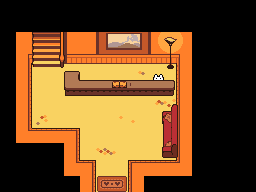

This game map was drawn from its Tiled (.tmx) file and the tilesets committed beside it. A one-line description and the full map source follow:
An orthogonal 16x12 tile map with 16x16 px tiles, 3 tile layers (BGLower, BGUpper, BGUpper2), 3 tilesets and 8 objects.

<map version="1.10" tiledversion="1.10.1" orientation="orthogonal" renderorder="right-down" width="16" height="12" tilewidth="16" tileheight="16" infinite="0" nextlayerid="12" nextobjectid="557">
 <tileset firstgid="1" source="Snowdin.tsx" />
 <tileset firstgid="3649" source="../waterfall/waterfall.tsx" />
 <tileset firstgid="4063" source="Snowdin.tsx" />
 <layer id="7" name="BGLower" width="16" height="12">
  <data encoding="csv">
7656,7656,7656,7656,7656,7656,7656,7656,7656,7656,7656,7656,7656,7656,7656,7656,
7656,7656,7656,7656,7656,7656,7656,7656,7656,7656,7656,7656,7656,7656,7656,7656,
7656,7072,7073,7074,7075,7076,7077,7078,7079,7080,7081,7082,7656,7656,7656,7656,
7656,7136,7137,7138,7139,7140,7141,7142,7143,7144,7145,7146,7656,7656,7656,7656,
7656,7200,7201,7202,7203,7204,7205,7206,7207,7208,7209,7210,7656,7656,7656,7656,
7656,7264,7265,7266,7267,7268,7269,7270,7271,7272,7273,7274,7656,7656,7656,7656,
7656,7328,7329,7330,7331,7332,7333,7334,7335,7336,7337,7338,7656,7656,7656,7656,
7656,7392,7393,7394,7395,7396,7397,7398,7399,7400,7401,7402,7656,7656,7656,7656,
7656,7456,7457,7458,7459,7460,7461,7462,7463,7464,7465,7466,7656,7656,7656,7656,
7656,7656,7656,7656,7523,7524,7525,7526,7527,7528,7529,7530,7656,7656,7656,7656,
7656,7656,7656,7656,7587,7588,7589,7590,7591,7592,7593,7594,7656,7656,7656,7656,
7656,7656,7656,7656,7656,7652,7653,7654,7655,7656,7656,7656,7656,7656,7656,7656
</data>
 </layer>
 <layer id="8" name="BGUpper" width="16" height="12">
  <data encoding="csv">
0,0,0,0,0,0,0,0,0,0,0,0,0,0,0,0,
0,0,0,0,0,0,0,0,0,0,0,0,0,0,0,0,
0,0,0,0,0,0,0,0,0,0,0,0,0,0,0,0,
0,0,0,0,0,0,0,0,0,0,0,0,0,0,0,0,
0,0,0,0,0,0,0,0,0,0,0,0,0,0,0,0,
0,0,0,0,0,0,0,0,0,0,0,0,0,0,0,0,
0,0,0,0,0,0,0,0,0,0,0,0,0,0,0,0,
0,0,0,0,0,0,0,0,0,0,0,0,0,0,0,0,
0,0,0,0,0,0,0,0,0,0,0,0,0,0,0,0,
0,0,0,0,0,0,0,0,0,0,0,0,0,0,0,0,
0,0,0,0,0,0,0,0,0,0,0,0,0,0,0,0,
0,0,0,0,0,0,0,0,0,0,0,0,0,0,0,0
</data>
 </layer>
 <layer id="9" name="BGUpper2" width="16" height="12">
  <data encoding="csv">
0,0,0,0,0,0,0,0,0,0,0,0,0,0,0,0,
0,0,0,0,0,0,0,0,0,0,0,0,0,0,0,0,
0,0,0,0,0,0,0,0,0,0,0,0,0,0,0,0,
0,0,0,0,0,0,0,0,0,0,0,0,0,0,0,0,
0,0,0,0,0,0,0,0,0,0,0,0,0,0,0,0,
0,0,0,0,0,0,0,0,0,0,0,0,0,0,0,0,
0,0,0,0,0,0,0,0,0,0,0,0,0,0,0,0,
0,0,0,0,0,0,0,0,0,0,0,0,0,0,0,0,
0,0,0,0,0,0,0,0,0,0,0,0,0,0,0,0,
0,0,0,0,0,0,0,0,0,0,0,0,0,0,0,0,
0,0,0,0,0,0,0,0,0,0,0,0,0,0,0,0,
0,0,0,0,0,0,0,0,0,0,0,0,0,0,0,0
</data>
 </layer>
 <objectgroup id="10" name="Wall">
  <object id="546" x="32" y="32" width="32" height="16" />
  <object id="547" x="16" y="48" width="16" height="96" />
  <object id="548" x="32" y="128" width="48" height="48" />
  <object id="549" x="80" y="160" width="16" height="32" />
  <object id="550" x="128" y="160" width="48" height="32" />
  <object id="552" x="176" y="80" width="16" height="96" />
  <object id="553" x="64" y="80" width="112" height="16" />
  <object id="556" x="64" y="48" width="16" height="32" />
 </objectgroup>
 <objectgroup id="3" name="Entity" opacity="0.71" />
 <objectgroup draworder="index" id="4" name="Warp" />
 <objectgroup id="11" name="Path" />
</map>
